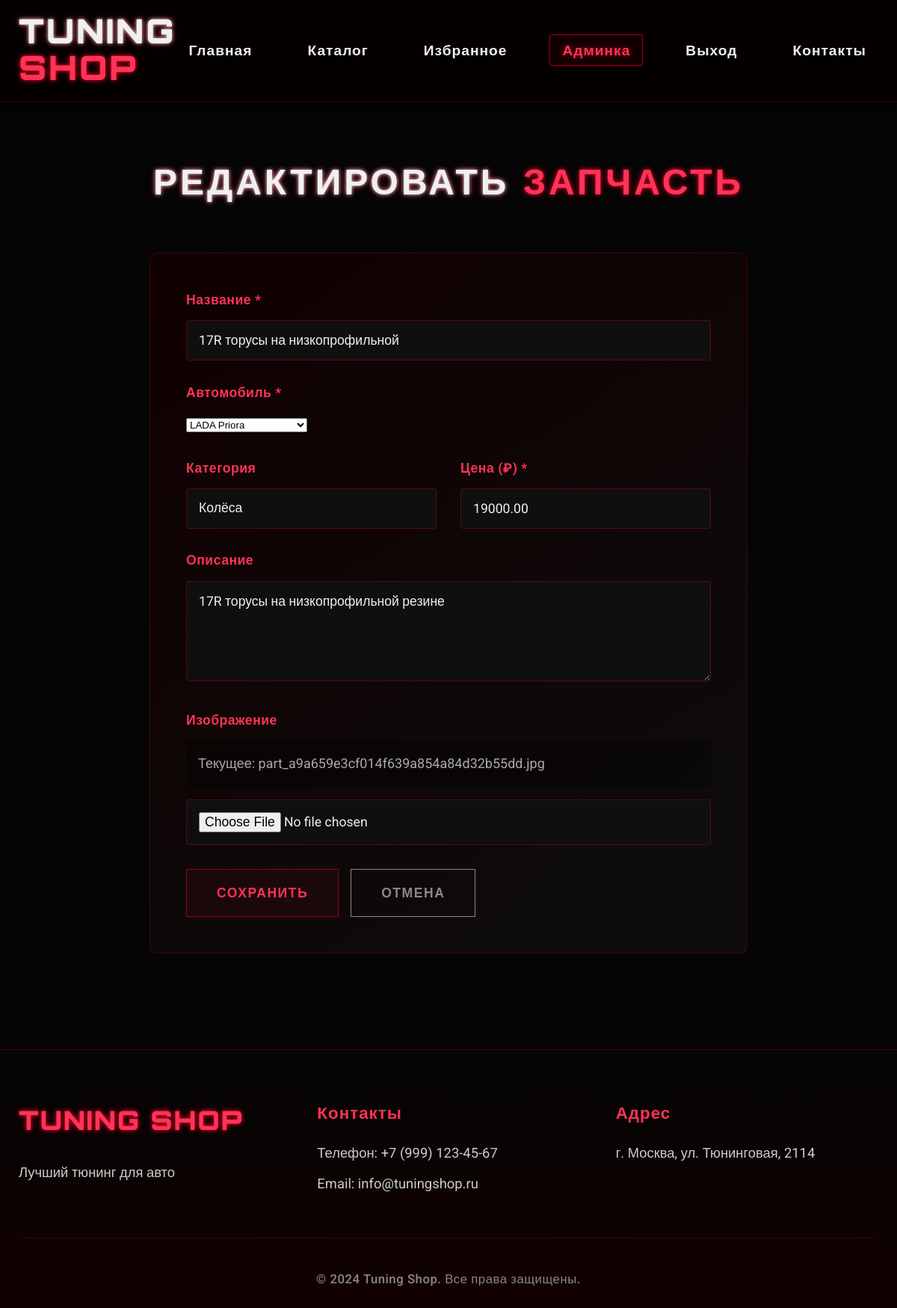
Page /admin/parts/edit/11 (signed in) on the earlier database version.
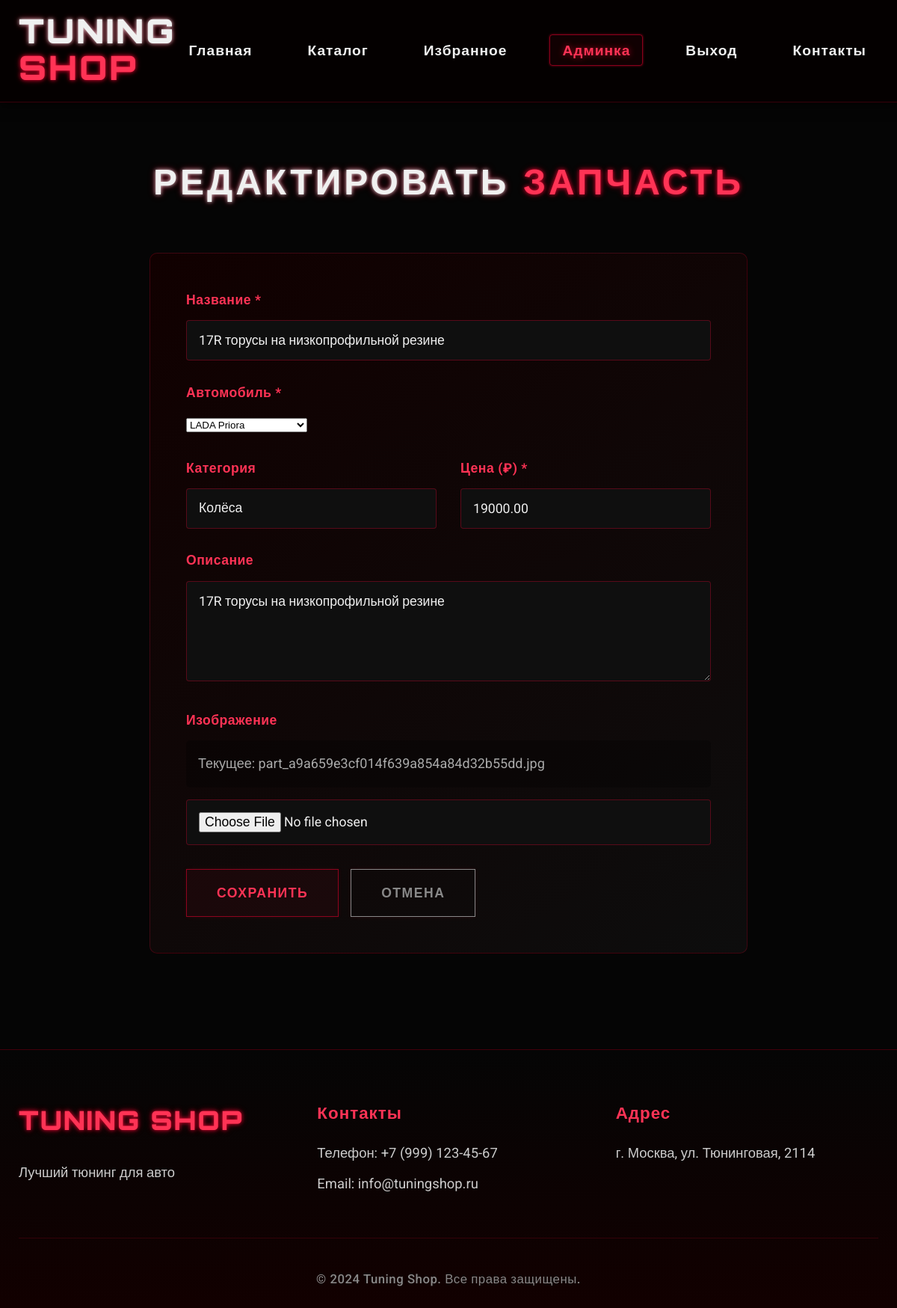
Same page on the later database version.
### models.py (models this page shows, shortened)
class Part(db.Model):
    __tablename__ = "parts"
    id = db.Column(db.Integer, primary_key=True)
    name = db.Column(db.String(150), nullable=False, index=True)
    description = db.Column(db.Text, default="", nullable=False)
    price = db.Column(
        db.Numeric(12, 2),
        default=Decimal("0.00"),
        nullable=False,
    )
    image = db.Column(db.String(255), nullable=True)
    category = db.Column(db.String(100), nullable=True)
    car_id = db.Column(
        db.Integer,
        db.ForeignKey("cars.id", ondelete="CASCADE"),
        nullable=False,
        index=True,
    )
    created_at = db.Column(
        db.DateTime,
        default=datetime.utcnow,
        nullable=False,
        index=True,
    )
    car = db.relationship("Car", back_populates="parts")
    favorites = db.relationship(
        "Favorite",
        back_populates="part",
        cascade="all, delete-orphan",
        passive_deletes=True,
    )

class Car(db.Model):
    __tablename__ = "cars"
    id = db.Column(db.Integer, primary_key=True)
    name = db.Column(db.String(150), nullable=False, index=True)
    model = db.Column(db.String(100), nullable=False)
    description = db.Column(db.Text, default="", nullable=False)
    image = db.Column(db.String(255), nullable=True)
    year = db.Column(db.Integer, nullable=True)
    price = db.Column(
        db.Numeric(12, 2),
        default=Decimal("0.00"),
        nullable=False,
    )
    created_at = db.Column(
        db.DateTime,
        default=datetime.utcnow,
        nullable=False,
        index=True,
    )
    parts = db.relationship(
        "Part",
        back_populates="car",
        cascade="all, delete-orphan",
        passive_deletes=True,
    )

### app.py (the view, shortened to what this page needs)
@app.route("/admin/parts/edit/<int:part_id>", methods=["GET", "POST"])
@admin_required
def admin_edit_part(part_id):
    part = Part.query.get_or_404(part_id)
    cars = Car.query.all()
    return render_template("admin/part_form.html", part=part, cars=cars)

### app.py (called while the page is built)
@login_manager.user_loader
def load_user(user_id):
    try:
        return db.session.get(User, int(user_id))
    except (TypeError, ValueError):
        return None

def admin_required(view):
    @wraps(view)
    def wrapped_view(*args, **kwargs):
        if not current_user.is_authenticated or not current_user.is_admin:
            flash("Доступ запрещён. Требуются права администратора.", "error")
            return redirect(url_for("index"))
        return view(*args, **kwargs)
    return wrapped_view

### templates/admin/part_form.html (shortened to what this page needs)
{% extends "base.html" %}
{% block content %}
<section class="admin-section">
    <div class="container">
        <h1 class="page-title">
            <span class="neon-text">{{ 'РЕДАКТИРОВАТЬ' if part else 'ДОБАВИТЬ' }}</span>
            <span class="neon-text-red">ЗАПЧАСТЬ</span>
        </h1>
        <form method="POST" enctype="multipart/form-data" class="admin-form">
            <div class="form-group">
                <label>Название *</label>
                <input type="text" name="name" value="{{ part.name if part else '' }}" required>
            </div>
            <div class="form-group">
                <label>Автомобиль *</label>
                <select name="car_id" required>
                    {% for car in cars %}
                    <option value="{{ car.id }}" {% if part and part.car_id == car.id %}selected{% endif %}>
                        {{ car.name }}
                    </option>
                    {% endfor %}
                </select>
            </div>
            <div class="form-row">
                <div class="form-group">
                    <label>Категория</label>
                    <input type="text" name="category" value="{{ part.category if part else '' }}" placeholder="Например: Двигатель, Подвеска">
                </div>
                <div class="form-group">
                    <label>Цена (₽) *</label>
                    <input type="number" name="price" value="{{ part.price if part else '' }}" min="0" step="0.01" required>
                </div>
            </div>
            <div class="form-group">
                <label>Описание</label>
                <textarea name="description" rows="5">{{ part.description if part else '' }}</textarea>
            </div>
            <div class="form-group">
                <label>Изображение</label>
                {% if part and part.image %}
                <div class="current-image">
                    <p>Текущее: {{ part.image }}</p>
                </div>
                {% endif %}
                <input type="file" name="image" accept="image/*">
            </div>
            <div class="form-actions">
                <button type="submit" class="btn-neon">Сохранить</button>
                <a href="{{ url_for('admin_parts') }}" class="btn-neon btn-cancel">Отмена</a>
            </div>
        </form>
    </div>
</section>
{% endblock %}

Differences in the rows shown:
changed Part "part_a9a659e3cf014f639a854a84d32b55dd.jpg": name "17R торусы на низкопрофильной" → "17R торусы на низкопрофильной резине"
